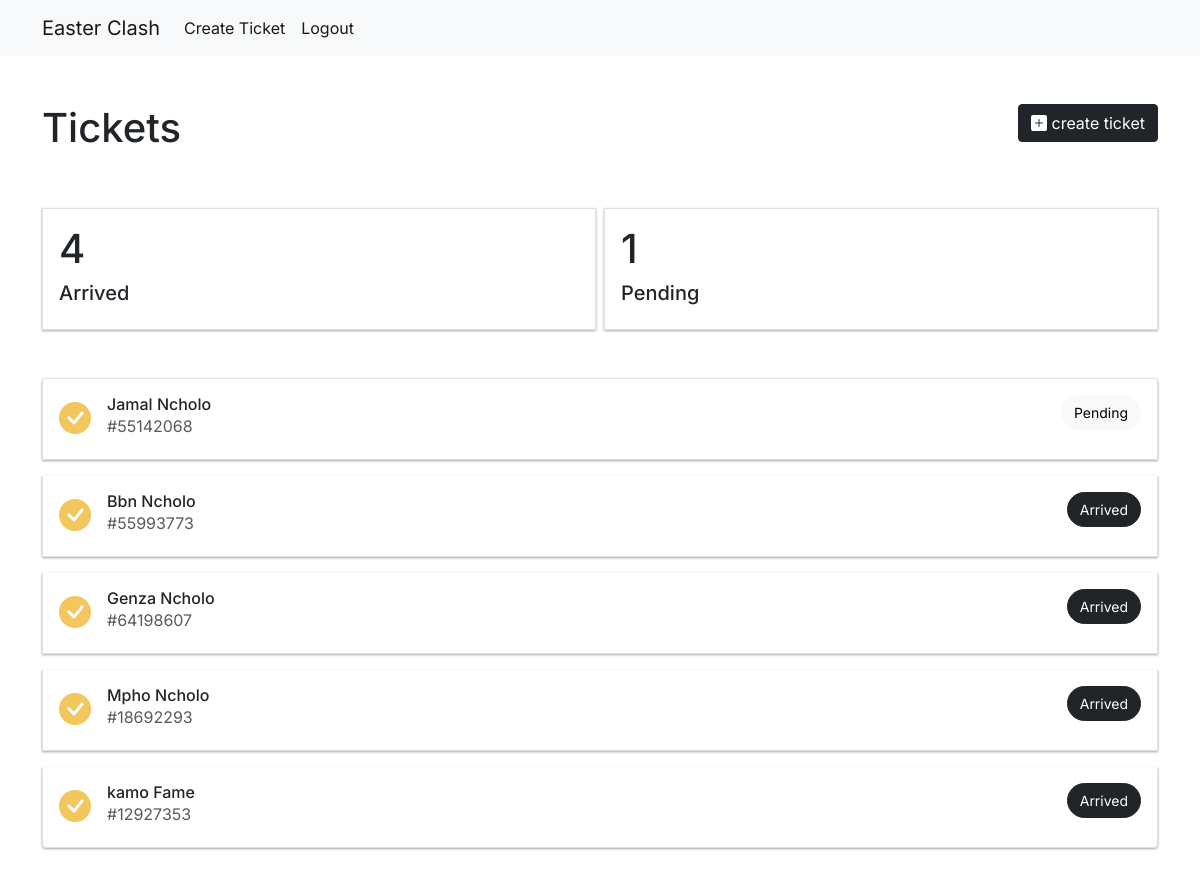
The app's page / (signed in) with its own data.
### client/models.py (models this page shows, shortened)
class TicketModel(models.Model):
    ticket_number = models.CharField(max_length=200,null=True,blank=True,unique=True)
    first_name = models.CharField(max_length=200,null=True,blank=True)
    last_name = models.CharField(max_length=200,null=True,blank=True)
    phone = models.CharField(max_length=200,null=True,blank=True)
    email = models.CharField(max_length=200,null=True,blank=True)
    payment = models.CharField(max_length=200,null=True,blank=True)
    arrived = models.CharField(max_length=200,null=True,blank=True,default='No')
    qr_code = models.ImageField(null=True, blank=True, upload_to='static/images/tickets')
    date_created = models.DateTimeField(auto_now_add=True, null=True)

### client/decorators.py (the view)
        def wrapper_func(request, *args, **kwargs):
            group = None
            if request.user.groups.exists():
                group = request.user.groups.all()[0].name
            if group in allowed_roles:
                return view_func(request, *args, **kwargs)
            else:
                return redirect('authorization')

### client/views.py (called while the page is built)
@allowed_user(allowed_roles=['admin'])
def IndexView(request):
    list_tickets = TicketModel.objects.all().order_by('arrived', '-date_created')
    arrived_count = TicketModel.objects.filter(arrived ='Yes').count()
    pending = TicketModel.objects.filter(arrived ='No').count()
    context = {
        "list_tickets" : list_tickets,
        "arrived_count" : arrived_count,
        "pending" : pending
    }
    return render(request,'client/index.html',context)

### client/templates/client/index.html (shortened to what this page needs)
{% extends 'client/base.html' %}
{% block content %}
<div class="container mt-5">
  <div class="row">
    <div class="col">
      <h1>Tickets</h1>
    </div>
    <div class="col d-flex justify-content-end">
      <a href="{% url 'create-ticket' %}">
        <button class="btn btn-dark">
          <i class="bi bi-plus-square-fill tex-white"></i> create ticket
        </button>
      </a>
    </div>
  </div>
</div>
<div class="container mt-5">
  <div class="row gx-2">
    <div class="col">
      <div class="p-3 border card_shadow">
        <h1>{{arrived_count}}</h1>
        <h5>Arrived</h5>
      </div>
    </div>
    <div class="col">
      <div class="p-3 border card_shadow">
        <h1>{{pending}}</h1>
        <h5>Pending</h5>
      </div>
    </div>
  </div>
</div>
<div class="container mt-5">
  <div class="list-group">
    {% for data in list_tickets %}
    <a
      href="{% url 'ticket' data.ticket_number %}"
      class="list-group-item list-group-item-action d-flex gap-3 py-3 card_shadow mb-3"
      aria-current="true"
    >
      <i
        class="bi bi-check-circle-fill"
        style="font-size: 32px; color: #f3c65e"
      ></i>
      <div class="d-flex gap-2 w-100 justify-content-between">
        <div>
          <h6 class="mb-0">{{data.first_name}} {{data.last_name}}</h6>
          <p class="mb-0 opacity-75">#{{data.ticket_number}}</p>
        </div>
        {% if data.arrived == 'Yes'%}
        <small class="text-nowrap">
          <button type="button" class="btn btn-dark rounded-pill status">
            Arrived
          </button>
        </small>
        {% elif data.arrived == 'No' %}
        <small class="text-nowrap">
          <button type="button" class="btn btn-light rounded-pill status">
            Pending
          </button>
        </small>
        {% endif %}
      </div>
    </a>
    {% endfor %}
  </div>
</div>
<div style="height: 200px; width: 200px"></div>
{% endblock %}

### client/templates/client/base.html (shortened to what this page needs)
<!DOCTYPE html>
<html lang="en">
  <head>
    <link
      href="https://cdn.jsdelivr.net/npm/bootstrap@5.1.3/dist/css/bootstrap.min.css"
      rel="stylesheet"
    />
    <link
      rel="stylesheet"
      href="https://cdn.jsdelivr.net/npm/bootstrap-icons@1.10.3/font/bootstrap-icons.css"
    />
  </head>
  <body>
    {% include 'partials/navbar.html' %}
    {% block content %} {% endblock %}
  </body>
</html>

### client/templates/partials/navbar.html (shortened to what this page needs)
<nav class="navbar navbar-expand-lg navbar-light bg-light">
  <div class="container">
    <a class="navbar-brand" href="{% url 'index' %}">Easter Clash</a>
    <div class="collapse navbar-collapse" id="navbarSupportedContent">
      <ul class="navbar-nav me-auto mb-2 mb-lg-0">
        <li class="nav-item">
          <a
            class="nav-link active"
            aria-current="page"
            href="{% url 'create-ticket' %}"
            >Create Ticket</a
          >
        </li>
        {% if user.is_authenticated %}
        <li class="nav-item">
          <a
            class="nav-link active"
            aria-current="page"
            href="{% url 'logout' %}"
            >Logout</a
          >
        </li>
        {% endif %}
      </ul>
    </div>
  </div>
</nav>

### client/templates/client/base.html (style rules this page uses)
body { font-family: "Inter", sans-serif; }

### client/templates/client/index.html (style rules this page uses)
.card_shadow { box-shadow: 0 1px 3px rgba(0, 0, 0, 0.12), 0 1px 2px rgba(0, 0, 0, 0.24); transition: all 0.3s cubic-bezier(0.25, 0.8, 0.25, 1); }
.status { font-size: 14px; }

### records on screen
TicketModel: first_name "Jamal", last_name "Ncholo", ticket_number "55142068", arrived "Pending"
TicketModel: first_name "Bbn", last_name "Ncholo", ticket_number "55993773", arrived "Arrived"
TicketModel: first_name "Genza", last_name "Ncholo", ticket_number "64198607", arrived "Arrived"
TicketModel: first_name "Mpho", last_name "Ncholo", ticket_number "18692293", arrived "Arrived"
TicketModel: first_name "kamo", last_name "Fame", ticket_number "12927353", arrived "Arrived"

### other values on screen
{{ arrived_count }} "4"
{{ pending }} "1"
